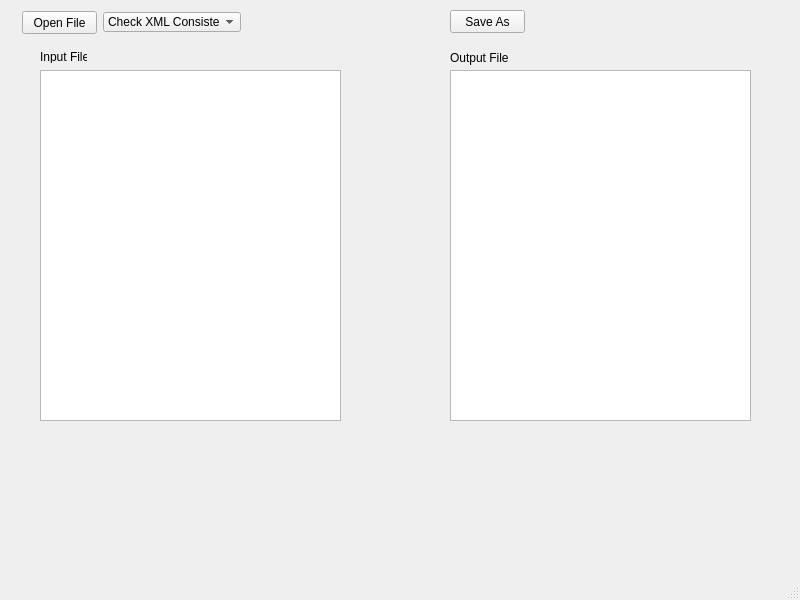
<?xml version="1.0" encoding="UTF-8"?>
<ui version="4.0">
 <class>MainWindow</class>
 <widget class="QMainWindow" name="MainWindow">
  <property name="geometry">
   <rect>
    <x>0</x>
    <y>0</y>
    <width>800</width>
    <height>600</height>
   </rect>
  </property>
  <property name="windowTitle">
   <string>MainWindow</string>
  </property>
  <widget class="QWidget" name="centralwidget">
   <widget class="QPushButton" name="Save_Button">
    <property name="geometry">
     <rect>
      <x>450</x>
      <y>10</y>
      <width>75</width>
      <height>23</height>
     </rect>
    </property>
    <property name="text">
     <string>Save As</string>
    </property>
   </widget>
   <widget class="QPlainTextEdit" name="input_text">
    <property name="geometry">
     <rect>
      <x>40</x>
      <y>70</y>
      <width>301</width>
      <height>351</height>
     </rect>
    </property>
   </widget>
   <widget class="QPlainTextEdit" name="output_text">
    <property name="geometry">
     <rect>
      <x>450</x>
      <y>70</y>
      <width>301</width>
      <height>351</height>
     </rect>
    </property>
   </widget>
   <widget class="QLabel" name="label">
    <property name="geometry">
     <rect>
      <x>40</x>
      <y>50</y>
      <width>47</width>
      <height>13</height>
     </rect>
    </property>
    <property name="text">
     <string>Input File :</string>
    </property>
   </widget>
   <widget class="QLabel" name="label_2">
    <property name="geometry">
     <rect>
      <x>450</x>
      <y>50</y>
      <width>61</width>
      <height>16</height>
     </rect>
    </property>
    <property name="text">
     <string>Output File</string>
    </property>
   </widget>
   <widget class="QPushButton" name="OpenFileButton">
    <property name="geometry">
     <rect>
      <x>22</x>
      <y>11</y>
      <width>75</width>
      <height>23</height>
     </rect>
    </property>
    <property name="text">
     <string>Open File</string>
    </property>
   </widget>
   <widget class="QComboBox" name="comboBox">
    <property name="geometry">
     <rect>
      <x>103</x>
      <y>12</y>
      <width>138</width>
      <height>20</height>
     </rect>
    </property>
    <item>
     <property name="text">
      <string>Check XML Consistency</string>
     </property>
    </item>
    <item>
     <property name="text">
      <string>Prettify </string>
     </property>
    </item>
    <item>
     <property name="text">
      <string>Convert to JSON</string>
     </property>
    </item>
    <item>
     <property name="text">
      <string>Perform a query</string>
     </property>
    </item>
   </widget>
   <zorder>layoutWidget</zorder>
   <zorder>Save_Button</zorder>
   <zorder>input_text</zorder>
   <zorder>output_text</zorder>
   <zorder>label</zorder>
   <zorder>label_2</zorder>
  </widget>
  <widget class="QMenuBar" name="menubar">
   <property name="geometry">
    <rect>
     <x>0</x>
     <y>0</y>
     <width>800</width>
     <height>21</height>
    </rect>
   </property>
  </widget>
  <widget class="QStatusBar" name="statusbar"/>
 </widget>
 <resources/>
 <connections/>
</ui>
